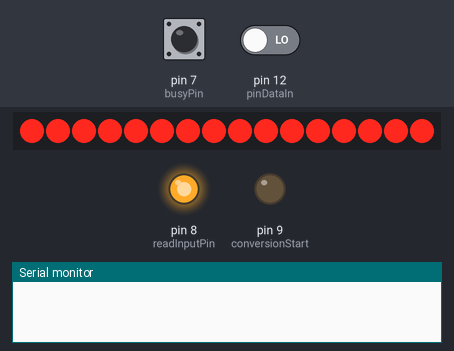
A sketch run on a simulated Arduino Uno, built with avr-gcc and run on an emulated ATmega328P. On the bench: 16 shift-register outputs drawn as a row of LEDs (first output left, lit = HIGH), output pins drawn as LEDs (lit = HIGH), the last lines printed to the serial monitor. Wiring (inferred from the names in the program): 2 × shift register (74HC595): data pin 11; shift clock pin 13; latch pin 10. Wiring (inferred from the signals the program sends): row of LEDs: on Q0, Q1, Q2, Q3, Q4, Q5, Q6, Q7, Q8, Q9, Q10, Q11, Q12, Q13, Q14, Q15. The inputs (shaded band) are chosen by the test bench; at power-on: pin 7 (busyPin) LOW, pin 12 (pinDataIn) LOW. Pins used as bus, display or sensor lines are not drawn.

Above: at 0.3 s.
At 2.4 s:
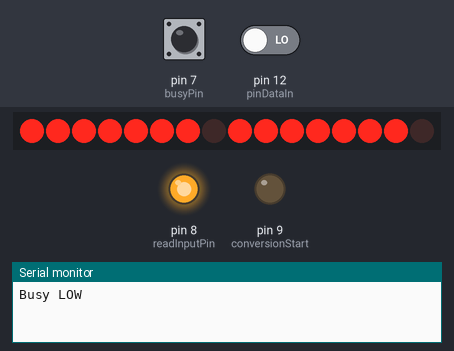
2.5 s: pin 7 (busyPin) driven HIGH
4.1 s: pin 7 (busyPin) driven LOW
5.6 s: pin 7 (busyPin) driven HIGH and pin 12 (pinDataIn) driven HIGH
8.6 s: pin 7 (busyPin) pulsed LOW 2 times (0.12 s each, 0.3 s apart)
Timing chart, 0 to 11.6 s (numbered marks = the images above; inputs shaded):
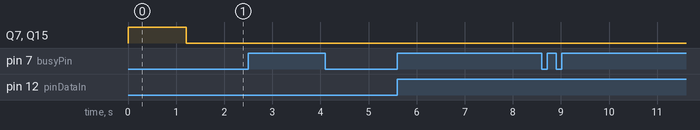

The sketch:

ADC_Communication4.ino
```cpp
/*
Created By: Daniel Ashley

Arduino code to read SPI data from ADC and send to the serial port to the PC
*/

//#include <SPI.h>

const int pinCLK = 13;
const int pinDataIn = 12;
const int pinDataOut = 11;
const int pinCS = 10;

const int busyPin = 7;
const int readInputPin = 8; // Try pin 4
const int conversionStart = 9;


void setup() {
  Serial.begin(9600);

  // start the SPI library:
 // SPI.begin();
  delay(100);
 // SPI.setBitOrder(MSBFIRST);
 // SPI.setDataMode(SPI_MODE0);


  // initalize the  readyInput, conversionStart, and busyPin pins:
  pinMode(readInputPin, OUTPUT);
  pinMode(conversionStart, OUTPUT);
  pinMode(busyPin, INPUT);
  pinMode(pinDataOut, OUTPUT);
  pinMode(pinDataIn, INPUT);
  pinMode(pinCLK, OUTPUT);
  pinMode(pinCS, OUTPUT);

  digitalWrite(pinCLK, LOW);
  digitalWrite(pinCS, HIGH);

  // give the sensor time to set up:
  delay(100);
  digitalWrite(conversionStart, LOW);
  digitalWrite(readInputPin, HIGH);
/*  Serial.print("Con: HIGH   RD: LOW\t");
  delay(1000);
  if(digitalRead(busyPin)==HIGH)
  {
    Serial.print("Busy HIGH\n");
  }
  else
  {
    Serial.print("Busy LOW\n");
  }
*/
  delay(1000);
}


void loop()
{
  digitalWrite(pinCLK, LOW);
  digitalWrite(pinCS, LOW);
  shiftOut(pinDataOut, pinCLK, MSBFIRST, 0x80);
  shiftOut(pinDataOut, pinCLK, MSBFIRST, 0x80);
  digitalWrite(pinCS, HIGH);
  if(digitalRead(busyPin)==HIGH)
  {
    Serial.print("Busy HIGH\t");
  }
  else
  {
    Serial.print("Busy LOW\t");
  }
  while(digitalRead(busyPin)==LOW){}

  delay(100);

  digitalWrite(pinCLK, LOW);
  digitalWrite(pinCS, LOW);
  byte incoming = shiftIn(pinDataIn, pinCLK, MSBFIRST);
  byte incoming2 = shiftIn(pinDataIn, pinCLK, MSBFIRST);
  digitalWrite(pinCS, HIGH);

  Serial.print(incoming);
  Serial.print("\t");
  Serial.println(incoming2);
}
```
